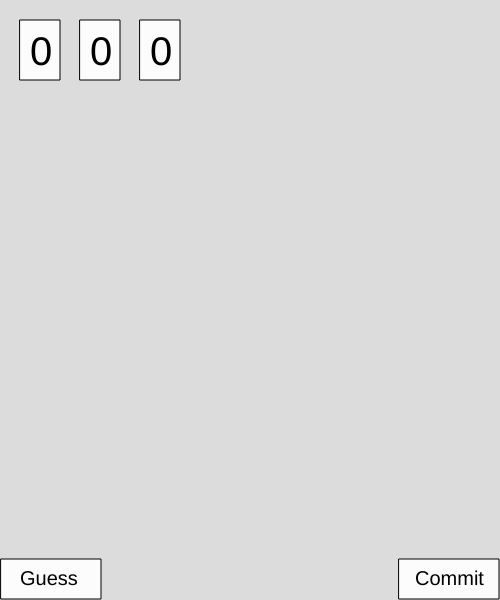
Frame 1 (no input)
Frame 60 (no input): identical to frame 1, image omitted
Frame 120 (the mouse pressed at the canvas centre since frame 60): identical to frame 1, image omitted

The p5.js sketch that drew this single still picture (run headless with seeded random() and noise() and a simulated clock; from frame 60 on, the mouse is pressed at the canvas centre):

// p5.js sketch
// ── sketch.js
let turn = 0;
let table;
let turn0;
let turn1;
let turn2;
let turn3;
let turn4;
let pointX = 20;
let pointY = 20;
let redc;
let bluec;
let code0;
let code1;
let code2;
let done = 0;
let win = 0;

function setup() {
  createCanvas(500, 600);
  bluec = color(0, 20, 200);
  redc = color(200, 20, 0);
  code0 = floor(random(10));
  code1 = floor(random(10));
  code2 = floor(random(10));
  textSize(40)
  table = new Board(500, 600);
  turn0 = new Turn(pointX, pointY, turn);
  turn1 = new Turn(pointX, pointY + 80, turn + 1);
  turn2 = new Turn(pointX, pointY + 160, turn + 2);
  turn3 = new Turn(pointX, pointY + 240, turn + 3);
  turn4 = new Turn(pointX, pointY + 320, turn + 4);
  ans = new FinalCheck();
}

function draw() {
  background(220);
  table.display();
  turn0.display(turn);
    if(turn > 0)
      turn1.display(turn);
    if(turn > 1)
      turn2.display(turn);
    if(turn > 2)
      turn3.display(turn);
    if(turn > 3)
      turn4.display(turn);
    if(done == 1 || done == 2){
      ans.display();
    }

}

class FinalCheck{
    constructor() {
    this.x = 40;
    this.y = 60;
    this.xLoc = 260;
    this.yLoc = 80;
    this.num0 = 0;
    this.num1 = 0;
    this.num2 = 0;
    }
  
  display() {
    fill(0);
    textSize(20);
    text("Enter your answer below!", this.xLoc - 20, 40);
    
    fill(252);
    rect(this.xLoc, this.yLoc + 80, this.x + 120, 40);
    fill(0);
    textSize(30);
    if(done == 1)
      text("Submit", this.xLoc + 30, this.yLoc + 110);
    else
      text("Retry?", this.xLoc + 35, this.yLoc + 110);  
    fill(252);
    rect(this.xLoc, this.yLoc, this.x, this.y);
    fill(0);
    textSize(40);
    text(this.num0, this.xLoc + 10, this.yLoc + 45);
    
    fill(252);
    rect(this.xLoc + 60, this.yLoc, this.x, this.y);
    fill(0);
    textSize(40);
    text(this.num1, this.xLoc + 70, this.yLoc + 45);
    
    fill(252);
    rect(this.xLoc + 120, this.yLoc, this.x, this.y);
    fill(0);
    textSize(40);
    text(this.num2, this.xLoc + 130, this.yLoc + 45);
    
    if(done == 2){
      if(win == 1){
        fill(0);
        textSize(30);
        text("You Win!", this.xLoc + 20, this.yLoc + 150);
      }
      else{
        fill(0);
        textSize(30);
        text("You lose!", this.xLoc + 20, this.yLoc + 150);
      }
    }
    
    if (mouseIsPressed & mouseX < this.xLoc + this.x & mouseX > this.xLoc &                 mouseY < this.yLoc + this.y & mouseY > this.yLoc){
      if(done == 1)
        this.update(0);
    }
    
    if (mouseIsPressed & mouseX < this.xLoc + 60 + this.x & mouseX > this.xLoc + 60 &       mouseY < this.yLoc + this.y & mouseY > this.yLoc){
      if(done == 1)
        this.update(1);
    }
    
    if (mouseIsPressed & mouseX < this.xLoc + 120 + this.x & mouseX > this.xLoc + 120 &     mouseY < this.yLoc + this.y & mouseY > this.yLoc){
      if(done == 1)
        this.update(2);
    }
    
    if (mouseIsPressed & mouseX < this.xLoc + 120 + this.x & mouseX > this.xLoc &                 mouseY < this.yLoc + 120 & mouseY > this.yLoc + 80){
      if(done == 1){
        this.check();
        this.sleep(500);
      }
      else{
        turn0.reset();
        turn1.reset();
        turn2.reset();
        turn3.reset();
        turn4.reset();
        ans.reset();
        turn = 0;
        done = 0;
        win = 0;
        code0 = floor(random(10));
        code1 = floor(random(10));
        code2 = floor(random(10));
      }
    }
  }
  
  reset(){
      this.num0 = 0;
      this.num1 = 0;
      this.num2 = 0;
  }
  update(pos){
    if(pos == 0){
      if(this.num0 == 9)
        this.num0 = 0;
      else
        this.num0++;
      textSize(40);
      text(this.num0, this.xLoc + 10, this.yLoc + 45);
      this.sleep(100);
    }
    else if(pos == 1){
      if(this.num1 == 9)
        this.num1 = 0;
      else
        this.num1++;
      textSize(40);
      text(this.num1, this.xLoc + 70, this.yLoc + 45);    
      this.sleep(100);
    }
    else if(pos == 2){
      if(this.num2 == 9)
        this.num2 = 0;
      else
        this.num2++;
      textSize(40);
      text(this.num2, this.xLoc + 130, this.yLoc + 45);      
      this.sleep(100);
    }
  }
  
  check(){
    if(this.num0 == code0 & this.num1 == code1 & this.num2 == code2){
      done = 2;
      win = 1;
    }
    else
      done = 2;
  }
  
  sleep(milliseconds){
    const date = Date.now();
    let currentDate = null;
    do {
      currentDate = Date.now();
    } while (currentDate - date < milliseconds);
  }
}

class Card {
  constructor(xLoc, yLoc, pos) {
    this.x = 40;
    this.y = 60;
    this.xLoc = xLoc;
    this.yLoc = yLoc;
    this.num = 0;
    this.pos = pos;

  }
  display(current) {
    if(done == 3)
      this.num = 0;
    
    fill(252);
    rect(this.xLoc, this.yLoc, this.x, this.y)
    if(turn == current & done == 0){
      fill(0);
      textSize(40);
      text(this.num, this.xLoc + 10, this.yLoc + 45);
    }
    else{
       if(this.pos == 0){
        if(this.num == code0){
          fill(bluec);
          textSize(40);
          text(this.num, this.xLoc + 10, this.yLoc + 45);
        }
        else if(this.num == code0 - 1 || this.num == code0 + 1){
          fill(redc);
          textSize(40);
          text(this.num, this.xLoc + 10, this.yLoc + 45);      
        }
        else{
          fill(0);
          textSize(40);
          text(this.num, this.xLoc + 10, this.yLoc + 45);
        }
      }
      else if(this.pos == 1){
        if(this.num == code1){
          fill(bluec);
          textSize(40);
          text(this.num, this.xLoc + 10, this.yLoc + 45);
        }
        else if(this.num == code1 - 1 || this.num == code1 + 1){
          fill(redc);
          textSize(40);
          text(this.num, this.xLoc + 10, this.yLoc + 45);      
        }
        else{
          fill(0);
          textSize(40);
          text(this.num, this.xLoc + 10, this.yLoc + 45);
        }
      }
      else if(this.pos == 2){
        if(this.num == code2){
          fill(bluec);
          textSize(40);
          text(this.num, this.xLoc + 10, this.yLoc + 45);
        }
        else if(this.num == code2 - 1 || this.num == code2 + 1){
          fill(redc);
          textSize(40);
          text(this.num, this.xLoc + 10, this.yLoc + 45);      
        }
        else{
          fill(0);
          textSize(40);
          text(this.num, this.xLoc + 10, this.yLoc + 45);
        }
      }  
    
    }

    if (mouseIsPressed & mouseX < this.xLoc + this.x & mouseX > this.xLoc     & mouseY < this.yLoc + this.y & mouseY > this.yLoc){
      if(done == 0)
        this.update(current);
    }  

  }
  
  reset(){
    this.num = 0;  
  }
  
  update(current){
    if(current == turn){
      if(this.num == 9){
        this.num = 0;
      }
      else{
        this.num++;
      }
    
    textSize(40);
    fill(0);
    text(this.num, this.xLoc + 10, this.yLoc + 45);
    this.sleep(100);
    }
    
  }
  sleep(milliseconds) {
    const date = Date.now();
    let currentDate = null;
    do {
      currentDate = Date.now();
    } while (currentDate - date < milliseconds);
  }
}

class Board{
  constructor(width, height) {
    this.total = 0;
    this.x = width;
    this.y = height;
  }
  
  display(){
    fill(252)
    rect(this.x - 101, this.y - 41, 100, 40)
    fill(0)
    textSize(20);
    text("Commit", this.x - 85, this.y - 15);
    if (mouseIsPressed & mouseX < this.x & mouseX > this.x - 101 & mouseY < this.y &       mouseY > this.y - 41){
      done = 1;
    }
    
    fill(252)
    rect(1, this.y - 41, 100, 40)
    fill(0)
    textSize(20);
    text("Guess", 20, this.y - 15);
    if (mouseIsPressed & mouseX < 100 & mouseX > 0 - 101 & mouseY < this.y &               mouseY > this.y - 41 & done != 2){
      if(done == 0){
        turn++;
        this.sleep(200);
      }
      if(turn > 4){
        done = 1;
      }
    }
  
  }
  
  sleep(milliseconds){
    const date = Date.now();
    let currentDate = null;
    do {
      currentDate = Date.now();
    } while (currentDate - date < milliseconds);
  }
}

class Turn{
  constructor(pointX, pointY, turn) {
    this.pointX = pointX;
    this.pointY = pointY;
    this.card1 = new Card(this.pointX, this.pointY, 0);
    this.card2 = new Card(this.pointX + 60, this.pointY, 1);
    this.card3 = new Card(this.pointX + 120, this.pointY, 2);
    this.turn = turn;
  }
  
  display(){
      this.card1.display(this.turn);
      this.card2.display(this.turn);
      this.card3.display(this.turn);
  }
  
  reset(){
    this.card1.reset();
    this.card2.reset();
    this.card3.reset();
  }
}
